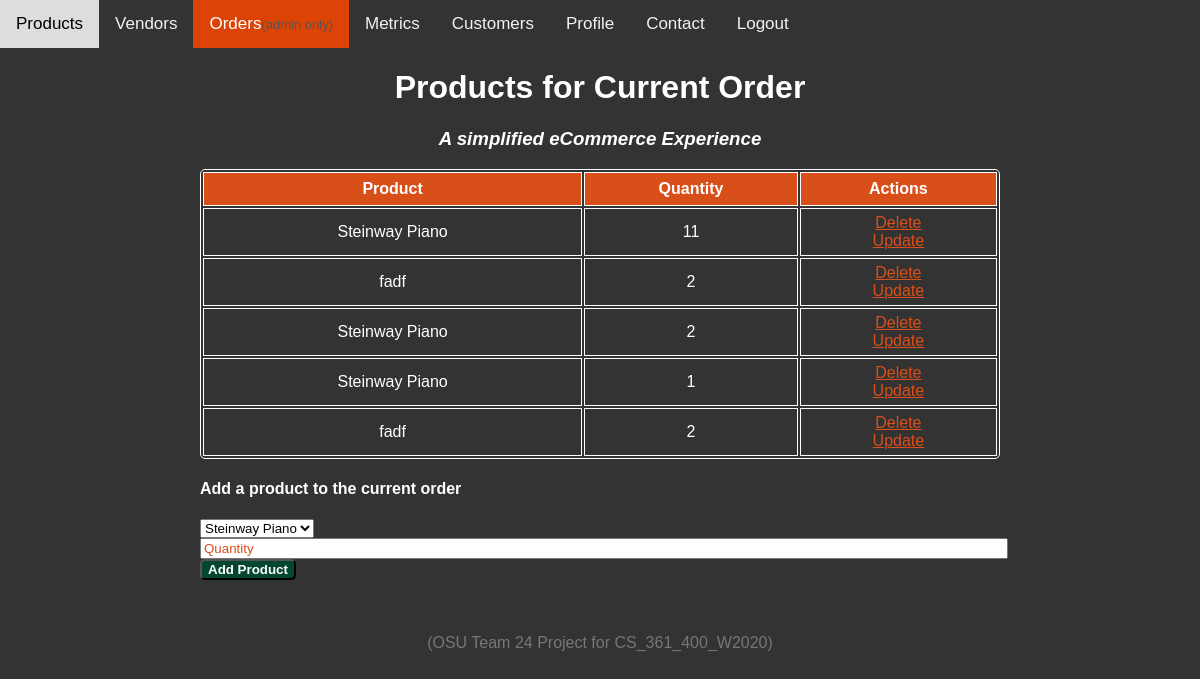
The app's page /order_product?id=1 with its own data.
### app.py (models this page shows, shortened)
class Product(db.Model):
    id =                    db.Column(db.Integer, primary_key=True)
    product_name =          db.Column(db.String(200), nullable=False)
    product_description =   db.Column(db.String(200), nullable=False)
    product_price =         db.Column(db.Numeric(10, 2), nullable=False)
    product_cost =          db.Column(db.Numeric(10, 2), nullable=False)
    date_created =          db.Column(db.DateTime, default=datetime.utcnow)
    category_id =           db.Column(db.Integer, db.ForeignKey('category.id'), nullable=False)

class OrderProduct(db.Model):
    id =           db.Column(db.Integer, primary_key=True)
    order_id =     db.Column(db.Integer, db.ForeignKey('order.id'), nullable=False)
    product_id =   db.Column(db.Integer, db.ForeignKey('product.id'), nullable=False)
    quantity =     db.Column(db.Integer, nullable=False)

### app.py (the view)
@app.route("/order_product", methods=['POST', 'GET'])
def orderproduct():
    if request.method == 'POST':
        if 'order_id' in request.form:
            orderID = request.form['order_id']
            productID = request.form['product_id']
            quantity = request.form['quantity']
            url = '/order_product?id=' + str(orderID)
            newOrderProduct = OrderProduct(
                order_id=orderID,
                product_id=productID,
                quantity=quantity,
            )
            try:
                db.session.add(newOrderProduct)
                db.session.commit()
                return redirect(url)
            except Exception as ex:
                print("Error: ", ex)
                return "Error: There was a problem adding the new order data"
        elif 'id' in request.form:
            orderID = request.form['id']
            tasks = OrderProduct.query.filter(OrderProduct.order_id == orderID).order_by(OrderProduct.id).all()
            return render_template("order_product.html",tasks=tasks, orderID = orderID)
    elif request.method == 'GET':
        orderID = request.args['id']
        tasks = OrderProduct.query.filter(OrderProduct.order_id == orderID).order_by(OrderProduct.id).all()
        products = Product.query.all()
        return render_template("order_product.html",tasks=tasks, orderID = orderID, products=products)

### templates/order_product.html (shortened to what this page needs)
{% extends 'base.html' %}
{% block body %}
<div class="topnav">
    <a href="/">Products</a>
    <a href="{{ url_for('vendors') }}">Vendors</a>
    <a class="active" href="{{ url_for('orders') }}">Orders<span class="employee_view">(admin only)</span></a>
    <a href="{{ url_for('metrics') }}">Metrics</a>
    <a href="{{ url_for('customers') }}">Customers</a>
    <a href="{{ url_for('profile') }}">Profile</a>
    <a href="{{ url_for('contact') }}">Contact</a>
    <a href="{{ url_for('logout') }}">Logout</a>
</div>
<div class="content">
    <h1 style="text-align: center">Products for Current Order</h1>
    <h3 style="text-align: center"><em>A simplified eCommerce Experience</em></h3>
    {% if tasks|length < 1 %}
    <h4 style="text-align: center">This order contains no products.</h4>
    {% else %}
    <table>
        <tr>
            <th>Product</th>
            <th>Quantity</th>
            <th>Actions</th>
        </tr>
        {% for task in tasks %}
            <tr>
                {% for product in products %}
                    {% if product.id == task.product_id %}
                        <td>{{ product.product_name}}</td>
                    {% endif %}
                {% endfor %}
                <td>{{ task.quantity }}</td>
                <td>
                    <a href="/order_product/delete/{{orderID}}/{{task.id}}">Delete</a>
                    <br>
                    <a href="/order_product/update/{{orderID}}/{{task.id}}">Update</a>
                </td>
            </tr>
        {% endfor %}
    </table>
    {% endif %}
    <div class="form">
        <form action="/order_product" method="POST">
            <h4>Add a product to the current order</h4>
            <select name="product_id" id="">
                {% for product in products %}
                    <option value="{{ product.id }}">{{ product.product_name }}</option>
                {% endfor %}
            </select>
            <input type="number" name="quantity" id="content" placeholder="Quantity">
            <input type="submit" value="Add Product">
        </form>
    </div>
</div>
{% endblock %}

### static/css/main.css (style rules this page uses)
body, html { margin: 0; font-family: sans-serif; background-color: #333; }
.employee_view { font-size: small; color: #555; }
.topnav { overflow: hidden; background-color: #333; }
.topnav a { float: left; color: #f2f2f2; text-align: center; padding: 14px 16px; text-decoration: none; font-size: 17px; }
.topnav a.active { background-color: #dc4405; color: white; }
.active, .demo:hover { opacity: 1; }
h1 { color: white; }
h3 { color: white; }
h4 { color: white; }
a { color: #d94f19; }
.content { margin: 0 auto; width: 800px; }
table, td, th { border: 1px solid white; }
table { width: 100%; border-radius: 5px; }
th { height: 30px; background-color: #d94f19; color: white; }
td { text-align: center; padding: 5px; color: white; }
.form { margin-top: 20px; }
#content { width: 100%; }
input[value="Add Product"] { color: white; font-weight: bold; cursor: pointer; background-color: #034732; border-radius: 5px; }
::placeholder { color: #d94f19; font-weight: normal; opacity: 1; }

### records on screen
OrderProduct: quantity "11"
Product: product_name "Steinway Piano"
OrderProduct: quantity "2"
Product: product_name "fadf"
OrderProduct: quantity "2"
OrderProduct: quantity "1"
OrderProduct: quantity "2"

### other values on screen
form field product_id "Steinway Piano"
